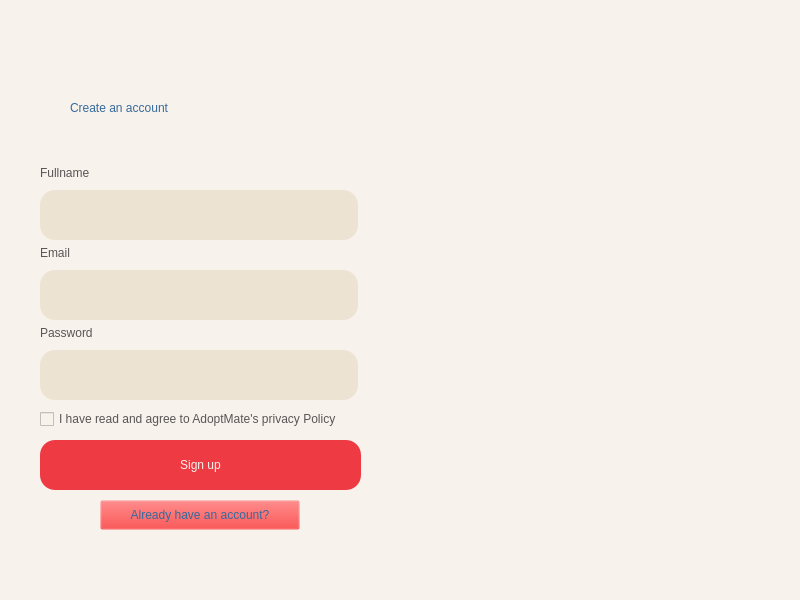
<?xml version="1.0" encoding="UTF-8"?>
<ui version="4.0">
 <class>MainWindow</class>
 <widget class="QMainWindow" name="MainWindow">
  <property name="geometry">
   <rect>
    <x>0</x>
    <y>0</y>
    <width>800</width>
    <height>600</height>
   </rect>
  </property>
  <property name="windowTitle">
   <string>MainWindow</string>
  </property>
  <property name="styleSheet">
   <string notr="true">background-color: #F8F2EC;</string>
  </property>
  <widget class="QWidget" name="centralwidget">
   <widget class="QLabel" name="label_4">
    <property name="geometry">
     <rect>
      <x>40</x>
      <y>160</y>
      <width>318</width>
      <height>25</height>
     </rect>
    </property>
    <property name="maximumSize">
     <size>
      <width>16777215</width>
      <height>25</height>
     </size>
    </property>
    <property name="styleSheet">
     <string notr="true">font: 12pt &quot;Bahnschrift&quot;;
color: #575556;</string>
    </property>
    <property name="text">
     <string>Fullname</string>
    </property>
   </widget>
   <widget class="QLineEdit" name="txtEmail">
    <property name="geometry">
     <rect>
      <x>40</x>
      <y>190</y>
      <width>318</width>
      <height>50</height>
     </rect>
    </property>
    <property name="maximumSize">
     <size>
      <width>16777215</width>
      <height>50</height>
     </size>
    </property>
    <property name="styleSheet">
     <string notr="true">background-color: #ECE3D2;
color: #356A9C;
font: 12pt &quot;Segoe UI&quot;;
border-radius: 15px;
padding-left: 5px;</string>
    </property>
   </widget>
   <widget class="QPushButton" name="btnRegister">
    <property name="geometry">
     <rect>
      <x>40</x>
      <y>440</y>
      <width>321</width>
      <height>50</height>
     </rect>
    </property>
    <property name="minimumSize">
     <size>
      <width>0</width>
      <height>50</height>
     </size>
    </property>
    <property name="maximumSize">
     <size>
      <width>16777215</width>
      <height>50</height>
     </size>
    </property>
    <property name="cursor">
     <cursorShape>PointingHandCursor</cursorShape>
    </property>
    <property name="styleSheet">
     <string notr="true">border-radius: 15px;
font: 600 16pt &quot;Bahnschrift&quot;;
background-color: #ee3a43;
color: #F8F2EC;</string>
    </property>
    <property name="text">
     <string>Sign up</string>
    </property>
   </widget>
   <widget class="QLabel" name="label_5">
    <property name="geometry">
     <rect>
      <x>40</x>
      <y>240</y>
      <width>318</width>
      <height>25</height>
     </rect>
    </property>
    <property name="maximumSize">
     <size>
      <width>16777215</width>
      <height>25</height>
     </size>
    </property>
    <property name="styleSheet">
     <string notr="true">font: 12pt &quot;Bahnschrift&quot;;
color: #575556;</string>
    </property>
    <property name="text">
     <string>Email</string>
    </property>
   </widget>
   <widget class="QLabel" name="label_7">
    <property name="geometry">
     <rect>
      <x>70</x>
      <y>80</y>
      <width>271</width>
      <height>56</height>
     </rect>
    </property>
    <property name="styleSheet">
     <string notr="true">color: #356a9c;
font: 20pt &quot;Bahnschrift&quot;;</string>
    </property>
    <property name="text">
     <string>Create an account</string>
    </property>
   </widget>
   <widget class="QLabel" name="label_8">
    <property name="geometry">
     <rect>
      <x>40</x>
      <y>320</y>
      <width>318</width>
      <height>25</height>
     </rect>
    </property>
    <property name="maximumSize">
     <size>
      <width>16777215</width>
      <height>25</height>
     </size>
    </property>
    <property name="styleSheet">
     <string notr="true">font: 12pt &quot;Bahnschrift&quot;;
color: #575556;</string>
    </property>
    <property name="text">
     <string>Password</string>
    </property>
   </widget>
   <widget class="QLineEdit" name="txtPassword_2">
    <property name="geometry">
     <rect>
      <x>40</x>
      <y>350</y>
      <width>318</width>
      <height>50</height>
     </rect>
    </property>
    <property name="maximumSize">
     <size>
      <width>16777215</width>
      <height>50</height>
     </size>
    </property>
    <property name="styleSheet">
     <string notr="true">background-color: #ECE3D2;
color: #356A9C;
font: 12pt &quot;Segoe UI&quot;;
border-radius: 15px;
padding-left: 5px;</string>
    </property>
    <property name="echoMode">
     <enum>QLineEdit::Password</enum>
    </property>
   </widget>
   <widget class="QLineEdit" name="txtEmail_2">
    <property name="geometry">
     <rect>
      <x>40</x>
      <y>270</y>
      <width>318</width>
      <height>50</height>
     </rect>
    </property>
    <property name="maximumSize">
     <size>
      <width>16777215</width>
      <height>50</height>
     </size>
    </property>
    <property name="styleSheet">
     <string notr="true">background-color: #ECE3D2;
color: #356A9C;
font: 12pt &quot;Segoe UI&quot;;
border-radius: 15px;
padding-left: 5px;</string>
    </property>
   </widget>
   <widget class="QPushButton" name="btnLogin">
    <property name="geometry">
     <rect>
      <x>100</x>
      <y>500</y>
      <width>200</width>
      <height>30</height>
     </rect>
    </property>
    <property name="minimumSize">
     <size>
      <width>52</width>
      <height>30</height>
     </size>
    </property>
    <property name="maximumSize">
     <size>
      <width>200</width>
      <height>30</height>
     </size>
    </property>
    <property name="cursor">
     <cursorShape>PointingHandCursor</cursorShape>
    </property>
    <property name="styleSheet">
     <string notr="true">font: 12pt &quot;Bahnschrift&quot;;
color: #356a9c;
background-color: rgba(255, 0, 0, 0);</string>
    </property>
    <property name="text">
     <string>Already have an account?</string>
    </property>
   </widget>
   <widget class="QCheckBox" name="checkBox">
    <property name="geometry">
     <rect>
      <x>40</x>
      <y>410</y>
      <width>381</width>
      <height>18</height>
     </rect>
    </property>
    <property name="cursor">
     <cursorShape>PointingHandCursor</cursorShape>
    </property>
    <property name="styleSheet">
     <string notr="true">font: 11pt &quot;Bahnschrift&quot;;
color: #575556;</string>
    </property>
    <property name="text">
     <string>I have read and agree to AdoptMate's privacy Policy</string>
    </property>
   </widget>
   <widget class="QLabel" name="label">
    <property name="geometry">
     <rect>
      <x>430</x>
      <y>0</y>
      <width>471</width>
      <height>611</height>
     </rect>
    </property>
    <property name="text">
     <string/>
    </property>
    <property name="pixmap">
     <pixmap>../images/image_banner1.JPG</pixmap>
    </property>
    <property name="scaledContents">
     <bool>true</bool>
    </property>
   </widget>
  </widget>
 </widget>
 <resources/>
 <connections/>
</ui>
